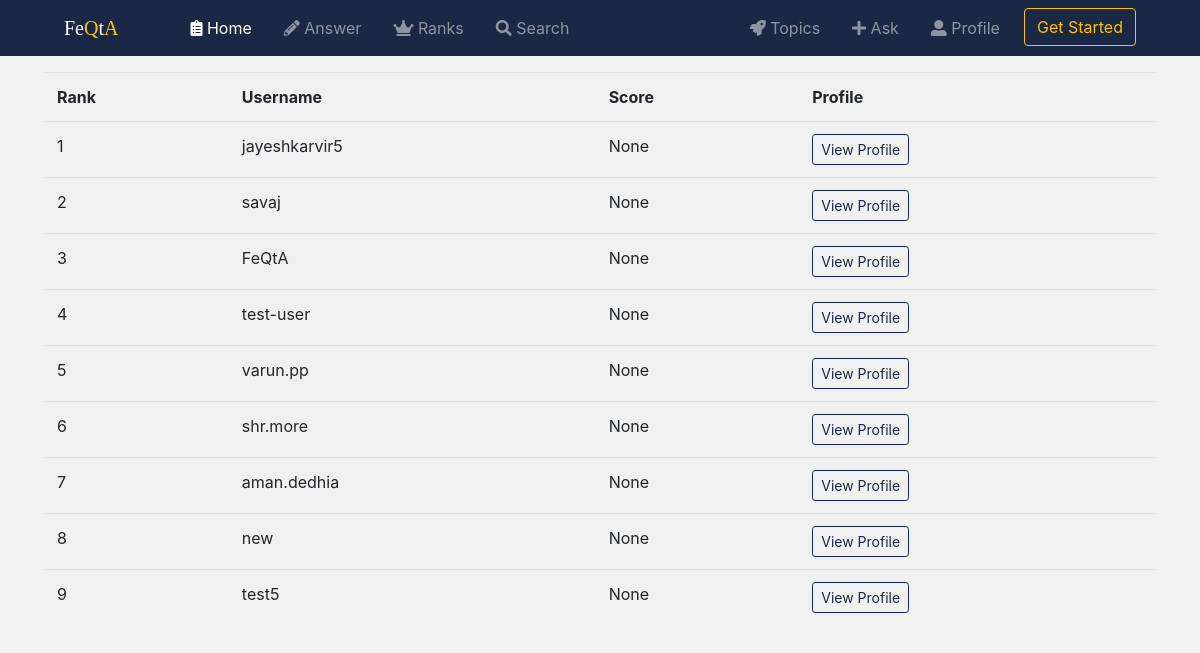
Before: /FeQta/ranks/ with the older database file.
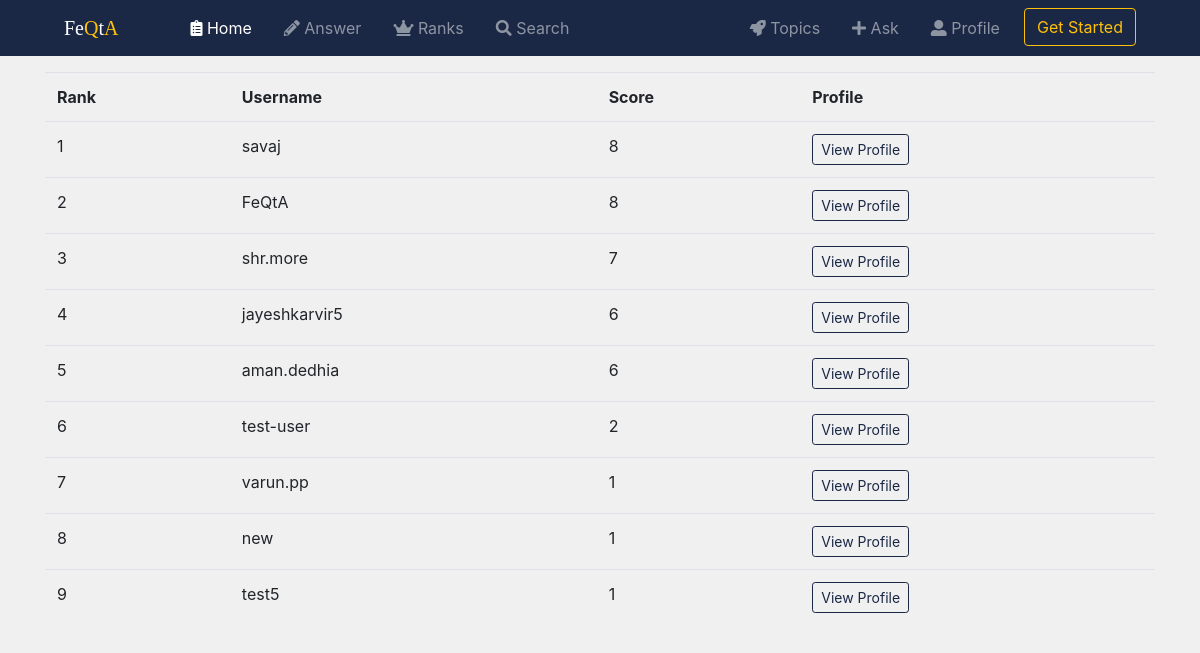
After: the same page with the newer database file.
### FeQta/models.py (models this page shows, shortened)
class Profile(models.Model):
    user = models.OneToOneField(User, on_delete=models.CASCADE)  # user.profile
    followers = models.ManyToManyField(User, related_name='is_following', blank=True)
    timestamp = models.DateTimeField(auto_now_add=True)
    updated = models.DateTimeField(auto_now=True)
    desc = models.TextField(max_length=200, blank=True, null=True)
    pic = models.FileField(null=True, blank=True)
    score = models.IntegerField(default=0,blank=True, null=True)
    objects = ProfileManager()
    class Meta:
        ordering = ['-score']

### FeQta/views.py (the view)
# urls.py: path('ranks/', views.RanksView.as_view(), name="ranks"),
class RanksView(TemplateView):
    template_name = 'FeQta/ranks.html'
    def get_context_data(self, *args, **kwargs):
        context = super(RanksView, self).get_context_data(*args, **kwargs)
        qs = Profile.objects.all()
        total = range(1,qs.count()+1)
        list = zip(qs, total)
        context['list'] = list
        return context

### FeQta/templates/FeQta/ranks.html (shortened to what this page needs)
{% extends "base.html" %}
{% block body %}
<table class="table table-hover">
    <tr>
        <th>Rank</th>
        <th>Username</th>
        <th>Score</th>
        <th>Profile</th>
    </tr>
    {% if list %}
        {% for profile,i in list %}
                <tr>
                    <td>{{ i }}</td>
                    <td>{{ profile.user.username }}</td>
                    <td>{{ profile.score }}</td>
                    <td><a href="{% url 'FeQta:profile_detail' profile.user.username %}"
                       class="btn btn-sm btn-outline-secondary follow-btn">View Profile</a></td>
                </tr>
        {% endfor %}
</table>
    {% else %}
        <p class='lead'>No Profiles Found</p>
    {% endif %}
{% endblock %}

### templates/base.html (shortened to what this page needs)
<!DOCTYPE html>
<html lang="en">
<head>
    {% include 'snippets/css.html' %}
</head>
<body>
{% include 'snippets/nav.html' %}
<div class="container container-fluid" style="margin-top: 6%">
{% block body %}
{% endblock %}
</div>
</body>
</html>

### templates/snippets/css.html (shortened to what this page needs)
<link rel="stylesheet" href="https://stackpath.bootstrapcdn.com/bootstrap/4.1.2/css/bootstrap.min.css">
<link rel="stylesheet" href="https://use.fontawesome.com/releases/v5.2.0/css/all.css">

### templates/snippets/nav.html (shortened to what this page needs)
<div class="fixed-top">
    <nav class="navbar navbar-expand-lg navbar-dark ">
        <a class="navbar-brand ml-5" href="{% url 'FeQta:home' %}" >Fe<span class="text-warning">Q</span>t<span class="text-warning">A</span></a>
      <div class="collapse navbar-collapse ml-sm-5" id="navbarToggler">
        <ul class="navbar-nav mr-auto  mt-lg-0 ">
          <li class="nav-item mr-3 active" >
            <a class="nav-link active" href="{% url 'FeQta:home' %}" id="home-link">
                <i class="fas fa-clipboard-list"></i> Home</a>
          </li>
          <li class="nav-item mr-3" >
            <a class="nav-link" href="{% url 'FeQta:answers' %}" id="answer-link">
                <i class="fas fa-pencil-alt"></i> Answer</a>
          </li>
          <li class="nav-item mr-3" >
            <a class="nav-link" href="{% url 'FeQta:ranks' %}" id="rank-link">
                <i class="fas fa-crown"></i> Ranks</a>
          </li>
          <li class="nav-item mr-3" >
             <a class="nav-link"  href="{% url 'FeQta:search' %}" id="search-link">
                 <i class="fas fa-search"></i> Search</a>
          </li>
        </ul>
          <ul class="navbar-nav ml-auto ">
              <li class="nav-item mr-3" >
                  <a class="nav-link" href="{% url 'FeQta:topic_list' %}" id="topic-link"><i class="fas fa-rocket"></i> Topics</a>
              </li>
              <li class="nav-item mr-3" >
                  <a class="nav-link" href="{% url 'FeQta:question_create' %}" id="ask-link"><i class="fas fa-plus"></i> Ask</a>
              </li>
              <li class="nav-item mr-3" >
                  <a class="nav-link" href="{% if request.user.is_authenticated %}{% url 'FeQta:profile_detail' request.user.username%}
                  {% else %}{% url 'FeQta:login' %}{% endif %}" id="profile-link"><i class="fas fa-user-alt"></i> Profile</a>
              </li>
              <li class="nav-item mr-5">
                  <a href="{% if request.user.is_authenticated %}{% url 'FeQta:logout_page' %}{% else %}
                  {% url 'FeQta:register' %}{% endif %}"><button class="btn btn-outline-warning" type="button">
                      {% if request.user.is_authenticated %}Logout{% else %}Get Started{% endif %}</button></a>
              </li>
               </ul>
      </div>
    </nav>
</div>

### templates/snippets/css.html (style rules this page uses)
body { background: #f0f0f0; }
nav { background-color: #1b2845; }
a { color: #1b2845; }
.navbar-brand { font-family:'Libre Baskerville', serif; }
.follow-btn { color: #1b2845; border-color: #1b2845; }

Changed rows visible on the page:
changed Profile "savaj": user "2" → "1"; score "None" → "8"
changed Profile "FeQtA": i "3" → "2"; score "None" → "8"
changed Profile "shr.more": i "6" → "3"; score "None" → "7"; moves up the list
changed Profile "jayeshkarvir5": id "1" → "4"; score "None" → "6"; moves down the list
changed Profile "aman.dedhia": i "7" → "5"; score "None" → "6"; moves up the list
changed Profile "test-user": user "4" → "6"; score "None" → "2"
changed Profile "varun.pp": i "5" → "7"; score "None" → "1"
changed Profile "new": score "None" → "1"
changed Profile "test5": score "None" → "1"
